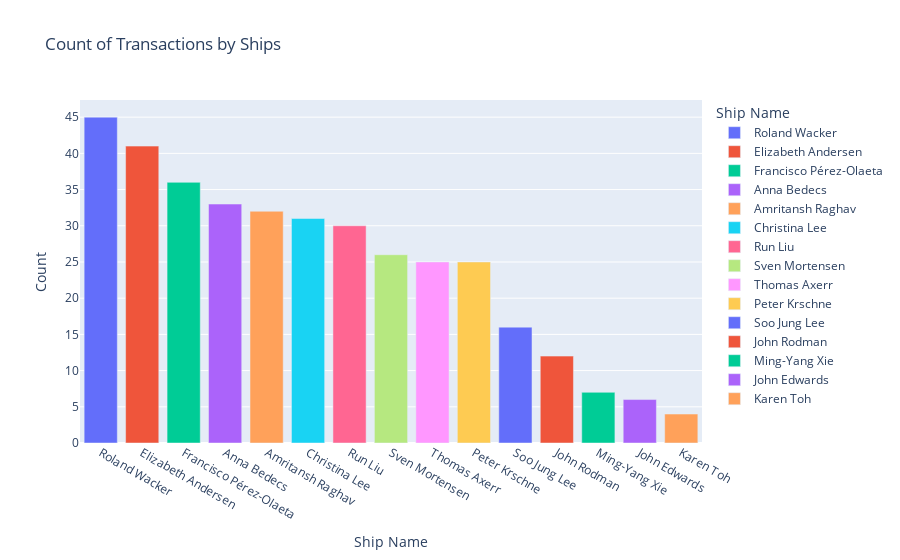

Source (notebook cell):
### Code cell
# Count values for Ship Name
ship_name_count = sales_df['Ship Name'].value_counts().reset_index()
ship_name_count.rename(columns={'index':'Ship Name', 'Ship Name':'Count'}, inplace=True)

#  Bar chart of Ship Name count
px.bar(ship_name_count,
       x='Ship Name',
       y='Count',
       color='Ship Name',
       title='Count of Transactions by Ships')

### Figure 1 — Plotly figure (JSON) as saved in the notebook; plotly's stock layout.template omitted (floating-point values rounded to 4 significant figures)
{"data": [{"alignmentgroup": "True", "hovertemplate": "Ship Name=%{x}<br>Count=%{y}<extra></extra>", "legendgroup": "Roland Wacker", "marker": {"color": "#636efa", "pattern": {"shape": ""}}, "name": "Roland Wacker", "offsetgroup": "Roland Wacker", "orientation": "v", "showlegend": true, "textposition": "auto", "type": "bar", "x": ["Roland Wacker"], "xaxis": "x", "y": [45], "yaxis": "y"}, {"alignmentgroup": "True", "hovertemplate": "Ship Name=%{x}<br>Count=%{y}<extra></extra>", "legendgroup": "Elizabeth Andersen", "marker": {"color": "#EF553B", "pattern": {"shape": ""}}, "name": "Elizabeth Andersen", "offsetgroup": "Elizabeth Andersen", "orientation": "v", "showlegend": true, "textposition": "auto", "type": "bar", "x": ["Elizabeth Andersen"], "xaxis": "x", "y": [41], "yaxis": "y"}, {"alignmentgroup": "True", "hovertemplate": "Ship Name=%{x}<br>Count=%{y}<extra></extra>", "legendgroup": "Francisco Pérez-Olaeta", "marker": {"color": "#00cc96", "pattern": {"shape": ""}}, "name": "Francisco Pérez-Olaeta", "offsetgroup": "Francisco Pérez-Olaeta", "orientation": "v", "showlegend": true, "textposition": "auto", "type": "bar", "x": ["Francisco Pérez-Olaeta"], "xaxis": "x", "y": [36], "yaxis": "y"}, {"alignmentgroup": "True", "hovertemplate": "Ship Name=%{x}<br>Count=%{y}<extra></extra>", "legendgroup": "Anna Bedecs", "marker": {"color": "#ab63fa", "pattern": {"shape": ""}}, "name": "Anna Bedecs", "offsetgroup": "Anna Bedecs", "orientation": "v", "showlegend": true, "textposition": "auto", "type": "bar", "x": ["Anna Bedecs"], "xaxis": "x", "y": [33], "yaxis": "y"}, {"alignmentgroup": "True", "hovertemplate": "Ship Name=%{x}<br>Count=%{y}<extra></extra>", "legendgroup": "Amritansh Raghav", "marker": {"color": "#FFA15A", "pattern": {"shape": ""}}, "name": "Amritansh Raghav", "offsetgroup": "Amritansh Raghav", "orientation": "v", "showlegend": true, "textposition": "auto", "type": "bar", "x": ["Amritansh Raghav"], "xaxis": "x", "y": [32], "yaxis": "y"}, {"alignmentgroup": "True", "hovertemplate": "Ship Name=%{x}<br>Count=%{y}<extra></extra>", "legendgroup": "Christina Lee", "marker": {"color": "#19d3f3", "pattern": {"shape": ""}}, "name": "Christina Lee", "offsetgroup": "Christina Lee", "orientation": "v", "showlegend": true, "textposition": "auto", "type": "bar", "x": ["Christina Lee"], "xaxis": "x", "y": [31], "yaxis": "y"}, {"alignmentgroup": "True", "hovertemplate": "Ship Name=%{x}<br>Count=%{y}<extra></extra>", "legendgroup": "Run Liu", "marker": {"color": "#FF6692", "pattern": {"shape": ""}}, "name": "Run Liu", "offsetgroup": "Run Liu", "orientation": "v", "showlegend": true, "textposition": "auto", "type": "bar", "x": ["Run Liu"], "xaxis": "x", "y": [30], "yaxis": "y"}, {"alignmentgroup": "True", "hovertemplate": "Ship Name=%{x}<br>Count=%{y}<extra></extra>", "legendgroup": "Sven Mortensen", "marker": {"color": "#B6E880", "pattern": {"shape": ""}}, "name": "Sven Mortensen", "offsetgroup": "Sven Mortensen", "orientation": "v", "showlegend": true, "textposition": "auto", "type": "bar", "x": ["Sven Mortensen"], "xaxis": "x", "y": [26], "yaxis": "y"}, {"alignmentgroup": "True", "hovertemplate": "Ship Name=%{x}<br>Count=%{y}<extra></extra>", "legendgroup": "Thomas Axerr", "marker": {"color": "#FF97FF", "pattern": {"shape": ""}}, "name": "Thomas Axerr", "offsetgroup": "Thomas Axerr", "orientation": "v", "showlegend": true, "textposition": "auto", "type": "bar", "x": ["Thomas Axerr"], "xaxis": "x", "y": [25], "yaxis": "y"}, {"alignmentgroup": "True", "hovertemplate": "Ship Name=%{x}<br>Count=%{y}<extra></extra>", "legendgroup": "Peter Krschne", "marker": {"color": "#FECB52", "pattern": {"shape": ""}}, "name": "Peter Krschne", "offsetgroup": "Peter Krschne", "orientation": "v", "showlegend": true, "textposition": "auto", "type": "bar", "x": ["Peter Krschne"], "xaxis": "x", "y": [25], "yaxis": "y"}, {"alignmentgroup": "True", "hovertemplate": "Ship Name=%{x}<br>Count=%{y}<extra></extra>", "legendgroup": "Soo Jung Lee", "marker": {"color": "#636efa", "pattern": {"shape": ""}}, "name": "Soo Jung Lee", "offsetgroup": "Soo Jung Lee", "orientation": "v", "showlegend": true, "textposition": "auto", "type": "bar", "x": ["Soo Jung Lee"], "xaxis": "x", "y": [16], "yaxis": "y"}, {"alignmentgroup": "True", "hovertemplate": "Ship Name=%{x}<br>Count=%{y}<extra></extra>", "legendgroup": "John Rodman", "marker": {"color": "#EF553B", "pattern": {"shape": ""}}, "name": "John Rodman", "offsetgroup": "John Rodman", "orientation": "v", "showlegend": true, "textposition": "auto", "type": "bar", "x": ["John Rodman"], "xaxis": "x", "y": [12], "yaxis": "y"}, {"alignmentgroup": "True", "hovertemplate": "Ship Name=%{x}<br>Count=%{y}<extra></extra>", "legendgroup": "Ming-Yang Xie", "marker": {"color": "#00cc96", "pattern": {"shape": ""}}, "name": "Ming-Yang Xie", "offsetgroup": "Ming-Yang Xie", "orientation": "v", "showlegend": true, "textposition": "auto", "type": "bar", "x": ["Ming-Yang Xie"], "xaxis": "x", "y": [7], "yaxis": "y"}, {"alignmentgroup": "True", "hovertemplate": "Ship Name=%{x}<br>Count=%{y}<extra></extra>", "legendgroup": "John Edwards", "marker": {"color": "#ab63fa", "pattern": {"shape": ""}}, "name": "John Edwards", "offsetgroup": "John Edwards", "orientation": "v", "showlegend": true, "textposition": "auto", "type": "bar", "x": ["John Edwards"], "xaxis": "x", "y": [6], "yaxis": "y"}, {"alignmentgroup": "True", "hovertemplate": "Ship Name=%{x}<br>Count=%{y}<extra></extra>", "legendgroup": "Karen Toh", "marker": {"color": "#FFA15A", "pattern": {"shape": ""}}, "name": "Karen Toh", "offsetgroup": "Karen Toh", "orientation": "v", "showlegend": true, "textposition": "auto", "type": "bar", "x": ["Karen Toh"], "xaxis": "x", "y": [4], "yaxis": "y"}], "layout": {"barmode": "relative", "legend": {"title": {"text": "Ship Name"}, "tracegroupgap": 0}, "title": {"text": "Count of Transactions by Ships"}, "xaxis": {"anchor": "y", "categoryarray": ["Roland Wacker", "Elizabeth Andersen", "Francisco Pérez-Olaeta", "Anna Bedecs", "Amritansh Raghav", "Christina Lee", "Run Liu", "Sven Mortensen", "Thomas Axerr", "Peter Krschne", "Soo Jung Lee", "John Rodman", "Ming-Yang Xie", "John Edwards", "Karen Toh"], "categoryorder": "array", "domain": [0, 1], "title": {"text": "Ship Name"}}, "yaxis": {"anchor": "x", "domain": [0, 1], "title": {"text": "Count"}}}}
